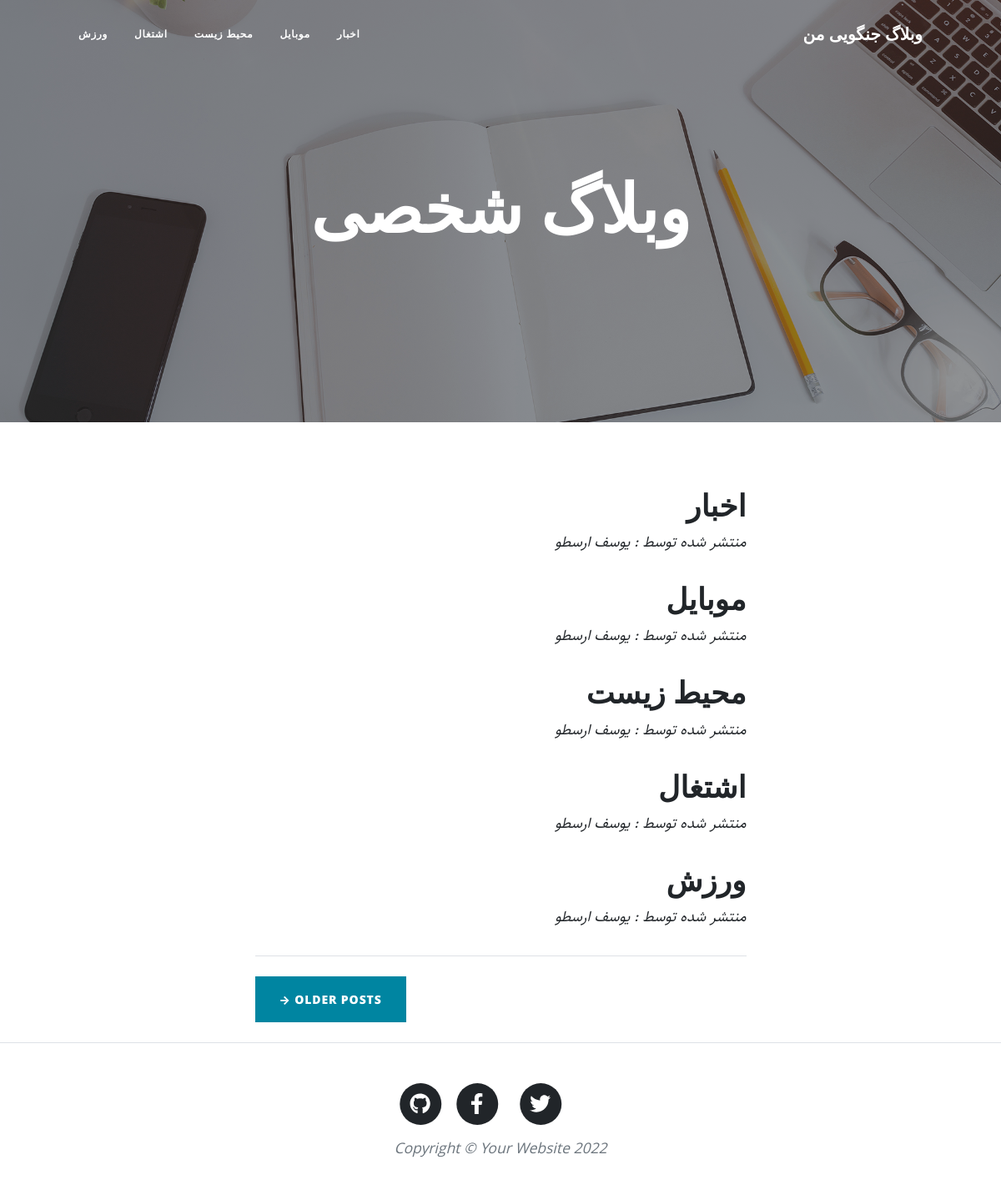
The page /category/ on the database its author committed.
### blog/models.py (models this page shows, shortened)
class Category(models.Model):
    parent = models.ForeignKey("self", verbose_name="عنوان مقالات", on_delete=models.SET_NULL,blank=True,null=True,default=None,related_name="children")
    title = models.CharField(max_length=250,verbose_name="عنوان مقاله")
    slug = models.SlugField(max_length=250,verbose_name="اسلاگ")
    status = models.BooleanField(default=True,verbose_name="وضعیت")
    position = models.IntegerField(verbose_name="پوزیشن")
    class Meta:
        verbose_name = "دسته بندی"
        verbose_name_plural = "دسته بندی ها"
        ordering = ["position"]

### blog/views.py (the view)
# urls.py: path("category/",category,name="category"),
def category(request):
    template_name="blog/category.html"
    categories= Category.objects.filter(status=True)
    context = {
        "categories":categories
    }
    return render(request,template_name=template_name,context=context)

### blog/templatetags/base_tag.py (called while the page is built)
@register.simple_tag
def title():
    return "وبلاگ جنگویی من"

@register.inclusion_tag("blog/partials/category_navbar.html")
def category_navbar():
    category = Category.objects.filter(status=True)
    return {
        "category" : category
    }

### templates/blog/category.html (shortened to what this page needs)
{% extends 'blog/base.html' %}
{% block main %}
<div class="container px-4 px-lg-5">
    <div class="row gx-4 gx-lg-5 justify-content-center">
        <div class="col-md-10 col-lg-8 col-xl-7">
            {% for cat in categories %}
                <div class="post-preview">
                    <a href=" {% url 'blog:category_details' cat.slug %} ">
                        <h4 class="post-title"> {{cat.title}} </h2>
                    <p class="post-meta">منتشر شده توسط : <a href="#!">یوسف ارسطو</a></p>
            </div>
            {% endfor %}
            <hr class="my-4" />
            <div class="d-flex justify-content-end mb-4"><a class="btn btn-primary text-uppercase" href="#!">Older Posts →</a></div>
        </div>
    </div>
</div>
{% endblock %}

### templates/blog/partials/category_navbar.html
<ul class="navbar-nav ms-auto py-4 py-lg-0">
    {% for cat in category  %}
    <li class="nav-item"><a class="nav-link px-lg-3 py-3 py-lg-4" href=" {% url 'blog:category_details' cat.slug %} "> {{cat.title}} </a></li>
    {% endfor %}
</ul>

### static/blog/css/rtl.css (style rules this page uses)
body { direction: rtl; text-align: right; font-family: "Sahel"; }
.navbar-expand-lg .navbar-nav { margin-left: initial !important; margin-right: auto; }

### rows shown on the page
Category: title "اخبار"
Category: title "موبایل"
Category: title "محیط زیست"
Category: title "اشتغال"
Category: title "ورزش"
